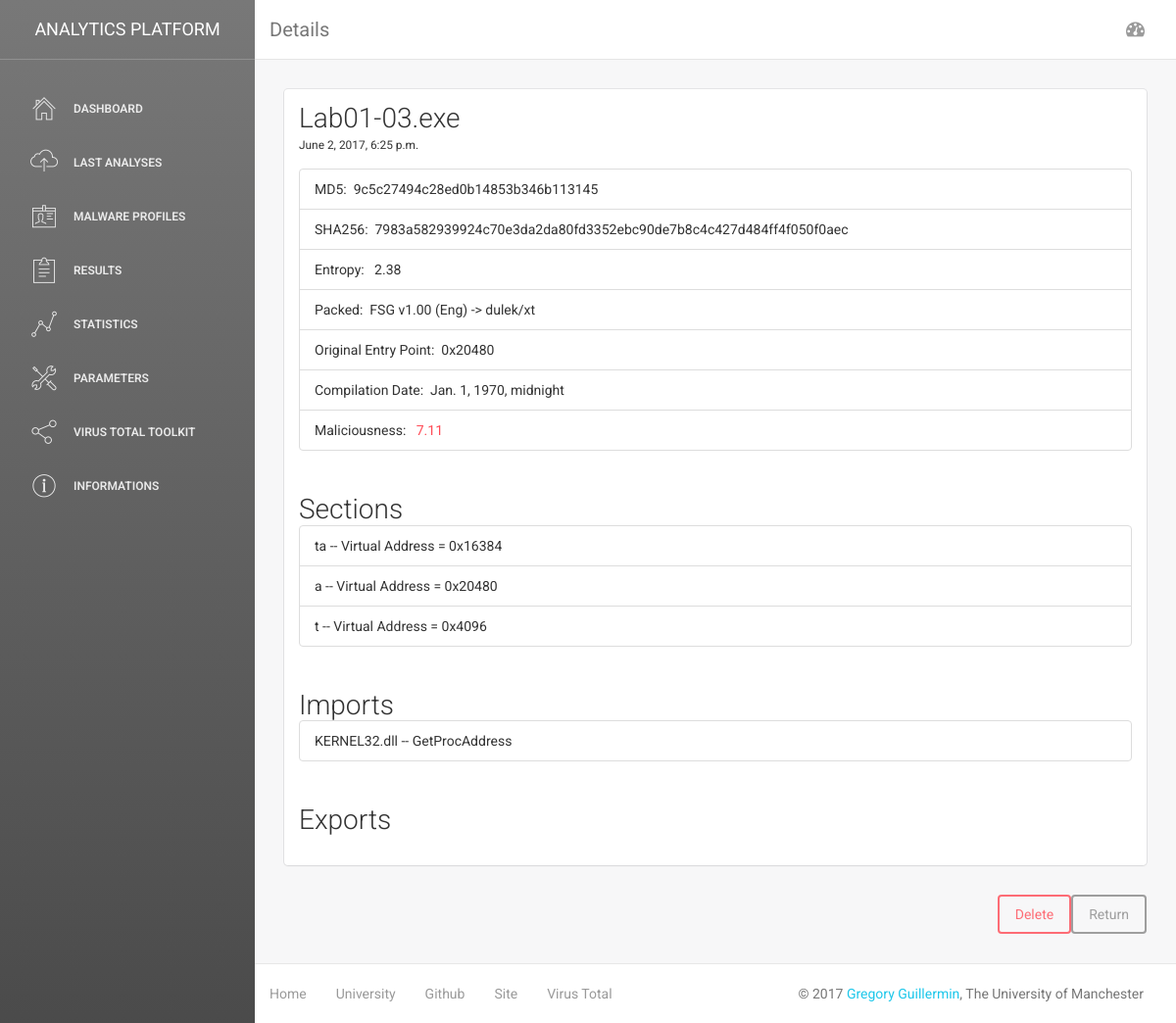
Page /files/details/9c5c27494c28ed0b14853b346b113145/ on the committed database.
### classification/models.py (models this page shows, shortened)
class File(models.Model):
	name=models.CharField(max_length=150)
	md5=models.CharField(max_length=32, unique=True)
	sha=models.CharField(max_length=64)
	packer=models.CharField(max_length=250, null=True)
	compile_date=models.DateTimeField()
	added_date=models.DateTimeField(auto_now_add=True)
	maliciousness=models.DecimalField(max_digits=3, decimal_places=2, default=0)
	entropy=models.DecimalField(max_digits=4, decimal_places=2, default=0)
	oep=models.IntegerField(default=0)
	def isMalicious(self):
		return self.maliciousness>6
	isMalicious.boolean = True
	isMalicious.short_description = 'Is Malicious?'

class FileSection(models.Model):
	file=models.ForeignKey(File, on_delete=models.CASCADE)
	name=models.CharField(max_length=20)
	va=models.IntegerField(default=40000)

class FileImport(models.Model):
	file=models.ForeignKey(File, on_delete=models.CASCADE)
	dll=models.CharField(max_length=250)
	function=models.CharField(max_length=250)

### classification/views.py (the view)
# urls.py: url(r'^files/details/(?P<file_hash>[a-z0-9]{32})/$', views.fileDetails, name='fileDetails'),
def fileDetails(request, file_hash):
    file = File.objects.get(md5=file_hash)
    context={
    'title': "Details",
    'file': file,
    'sections': file.filesection_set.all(),
    'imports': file.fileimport_set.all(),
    'exports': file.fileexport_set.all(),
    'strings': file.filestrings_set.all()
    }
    return render(request, 'classification/fileDetails.html', context)

### classification/templates/classification/fileDetails.html (shortened to what this page needs)
{% extends 'classification/DashboardStruct.html' %}
{% block body %}
<div class="row">
	<div class="container-fluid">
		<div class="col-md-12">
			<div class="card">
				<div class="header">
					<h3 class="title">{{file.name}}</h3>
					<small>{{file.added_date}}</small>
				</div>
				<div class="content">
					<ul class="list-group">
						<li class="list-group-item">
						MD5:&nbsp;&nbsp;{{file.md5}}
						</li>
						<li class="list-group-item">
						SHA256:&nbsp;&nbsp;{{file.sha}}
						</li>
						<li class="list-group-item">
						Entropy:&nbsp;&nbsp; {{file.entropy}}
						</li>
						<li class="list-group-item">
						Packed:&nbsp;&nbsp;{{file.packer}}
						</li>
						<li class="list-group-item">
						Original Entry Point:&nbsp;&nbsp;0x{{file.oep}}
						</li>
						<li class="list-group-item">
						Compilation Date:&nbsp;&nbsp;{{file.compile_date}}
						</li>
						<li class="list-group-item">
						Maliciousness:&nbsp;&nbsp;
						{% if file.maliciousness > 6 %}
							<a class="text-danger" href="{% url 'classification:fileMaliciousness' file.md5 %}">
						{% elif file.maliciousness <= 6 and file.maliciousness >= 4 %}
							<a class="text-warning" href="{% url 'classification:fileMaliciousness' file.md5 %}">
						{% else %}
							<a class="text-success" href="{% url 'classification:fileMaliciousness' file.md5 %}">
						{% endif %}
							{{file.maliciousness}}
							</a>
						</li>
					</ul>
				</div>
				<div class="content">
					<h3 class="title">Sections</h3>
					<ul class="list-group">
					{% for s in sections %}
						<li class="list-group-item">
						{{s.name}} -- Virtual Address = 0x{{s.va}}
						</li>
					{% endfor %}
					</ul>
				</div>
				<div class="content">
					<h3 class="title">Imports</h3>
					<ul class="list-group">
					{% for i in imports %}
						<li class="list-group-item">
						{{i.dll}} -- {{i.function}}
						</li>
					{% endfor %}
					</ul>
				</div>
				<div class="content">
					<h3 class="title">Exports</h3>
				</div>
			</div>
				<div class="clearfix">
	    			<a href="{% url 'classification:index' %}"><button class="btn btn-default pull-right">Return</button></a>
	    			<a href="{% url 'classification:delFile' file.md5 %}"><button class="btn btn-danger pull-right">Delete</button></a>
				</div>
		</div>
	</div>
</div>
{% endblock %}

### rows in the picture
File: name "Lab01-03.exe", added_date "June 2, 2017, 6:25 p.m.", md5 "9c5c27494c28ed0b14853b346b113145", sha "7983a582939924c70e3da2da80fd3352ebc90de7b8c4c427d484ff4f050f0aec", entropy "2.38", packer "FSG v1.00 (Eng) -> dulek/xt", oep "20480", compile_date "Jan. 1, 1970, midnight", maliciousness "7.11"
FileSection: name "ta", va "16384"
FileSection: name "a", va "20480"
FileSection: name "t", va "4096"
FileImport: dll "KERNEL32.dll", function "GetProcAddress"

### other values in the picture
{{ title }} "Details"
